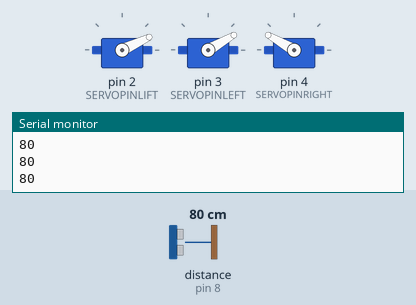
The sketch below on a simulated Arduino Uno, built with avr-gcc and run on an emulated ATmega328P. Parts: 3 × servo, the last lines printed to the serial monitor. Wiring (inferred from the names in the program): ultrasonic range finder: trigger pin 9; echo pin 8. The test bench sets the inputs (shaded band); at power-on: distance to the obstacle (sensor on pin 8) 80 cm. The echo pulse lasts 58.3 µs per cm.

Above: at 1.2 s.
1.3 s: distance to the obstacle (sensor on pin 8) set to 42 cm
2.8 s: distance to the obstacle (sensor on pin 8) set to 34 cm
At 3.46 s:
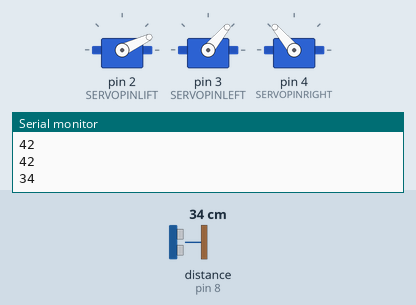
5.8 s: distance to the obstacle (sensor on pin 8) set to 2 cm
At 6.39 s:
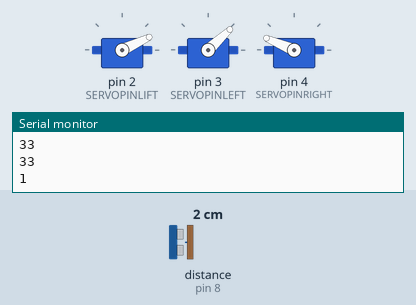
8.8 s: distance to the obstacle (sensor on pin 8) set to 18 cm
At 10.07 s:
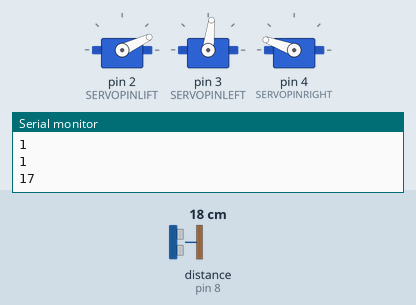
11.8 s: distance to the obstacle (sensor on pin 8) set to 4 cm
At 12.3 s:
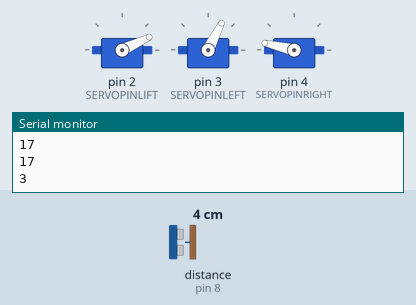
14.8 s: distance to the obstacle (sensor on pin 8) set to 60 cm
Timing chart, 0 to 17.4 s (numbered marks = the images above; inputs shaded):
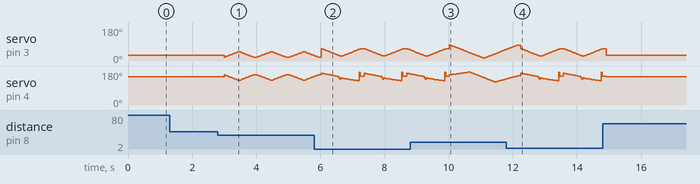

The sketch:

draw_shape_robot.ino
```cpp
#define SERVOPINLIFT  2
#define SERVOPINLEFT  3
#define SERVOPINRIGHT 4

#define trigPin 9
#define echoPin 8

#include <Servo.h>

Servo servo1;  //
Servo servo2;  //
Servo servo3;  //

void setup()
{
  Serial.begin(9600);
  servo1.attach(SERVOPINLIFT);  //  lifting servo
  servo2.attach(SERVOPINLEFT);  //  left servo
  servo3.attach(SERVOPINRIGHT);  //  right servo
  pinMode(trigPin,OUTPUT);
  pinMode(echoPin,INPUT);

   servo1.write(25);
   servo2.write(30);
   servo3.write(150);

}

void loop()
{
  Serial.begin(9600);

  int duration,distance;
  digitalWrite(trigPin,HIGH);
  delayMicroseconds(1000);
  digitalWrite(trigPin,LOW);
  duration=pulseIn(echoPin,HIGH);
  distance=(duration/2)/29.1;
  Serial.println(distance);
  delay(100);


//up down
  if(distance>37){
     servo2.write(30);
     servo3.write(150);
     delay(15);
  }

  if(distance>27 && distance<=37){
    for(int i=20; i<50; i+=1)
    {
      servo2.write(i);
      servo3.write(180-i);
      delay(15);
    }

     for(int i=50; i>20; i-=1)
    {
      servo2.write(i);
      servo3.write(180-i);
      delay(15);
    }
  }

//left right
  if(distance>20 && distance<=27){
    for(int i=85; i>20; i-=1)
    {
      servo2.write(i);
      servo3.write(180+i-85);
      delay(15);
    }
    for(int i=20; i<85; i+=1)
    {
      servo2.write(i);
      servo3.write(180+i-85);
      delay(15);
    }
  }

//rectangle
  if(distance>10 && distance<=20){
   for(int i=85; i>45; i-=1)
    {
      servo2.write(i);
      servo3.write(160+(0.37*(85-i)));
      delay(15);
    }
  for(int i=45; i>15; i-=1)
    {
      servo2.write(i);
      servo3.write(175+i-45);
      delay(15);
    }
  for(int i=15; i<40; i+=1)
    {
      servo2.write(i);
      servo3.write(145-i+15);
      delay(15);
    }
  for(int i=40; i<85; i+=1)
    {
      servo2.write(i);
      servo3.write(120+(i-35)*0.7);
      delay(15);
    }
  }

//???
  if(distance>0 && distance<=10){
   for(int i=65; i>30; i-=1)
      {
        servo2.write(i);
        servo3.write(168-(0.5*(65-i)));
        delay(15);
      }
    for(int i=30; i>25; i-=1)
      {
        servo2.write(i);
        servo3.write(150-4.4*(30-i));
        delay(15);
      }
    for(int i=25; i<62.5; i+=1)
      {
        servo2.write(i);
        servo3.write(128+0.4*(62.5-i));
        delay(15);
      }
    for(int i=62.5; i<65; i+=1)
      {
        servo2.write(i);
        servo3.write(143+10*(65-i));
        delay(15);
      }
  }

  Serial.println(distance);
}
```

Measured:
- the behaviour switches between 38 and 37 cm on distance to the obstacle (sensor on pin 8) (found by bisection; images 0 and 1)
